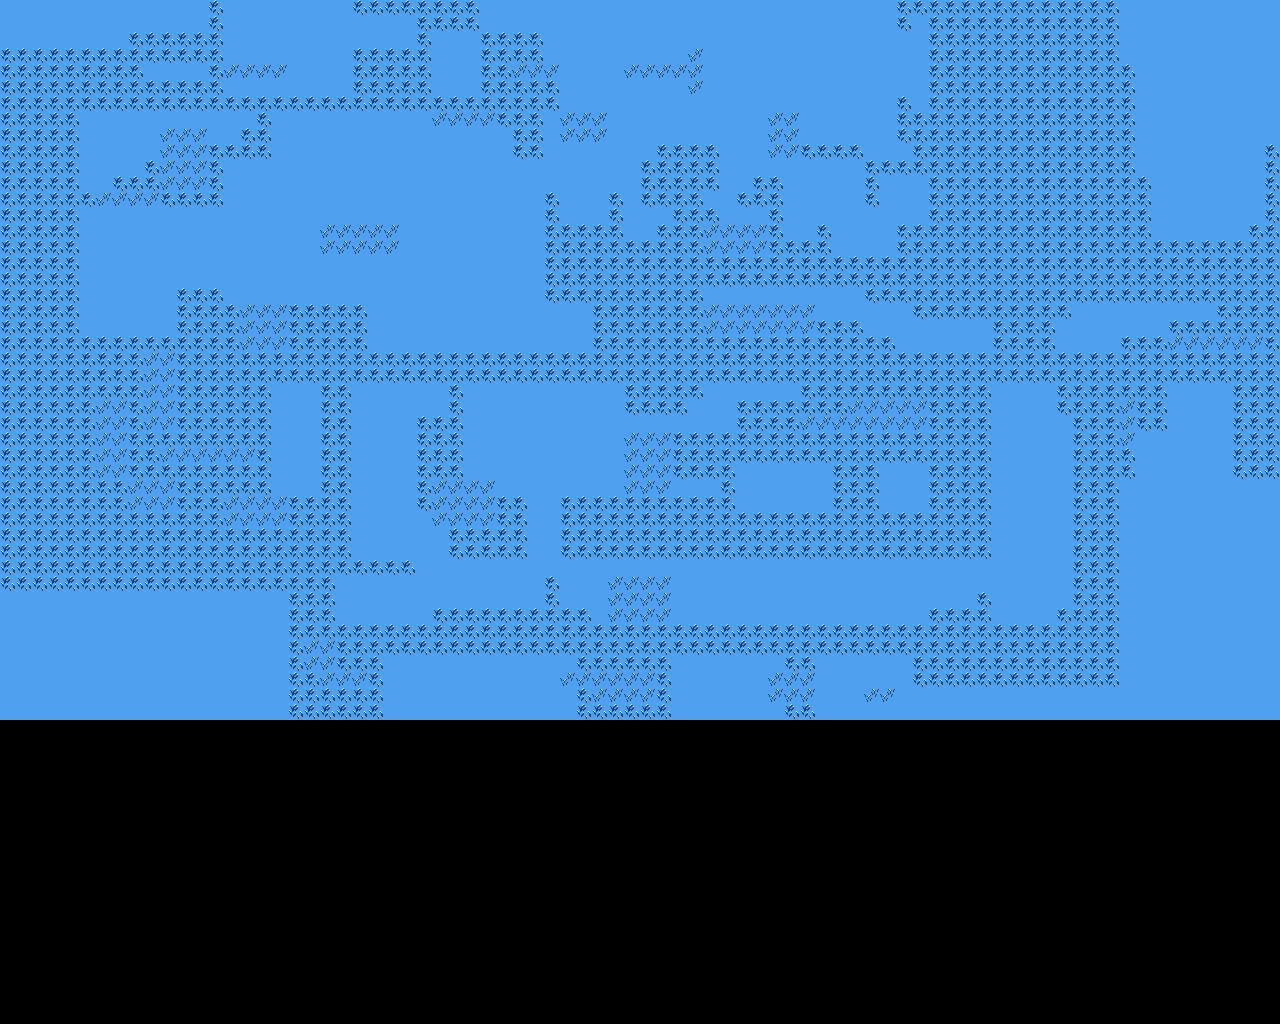

Below is a game level as drawn by its tile map, then a one-line description and the .tmx that defines it (tile-layer data replaced by summaries):
An orthogonal 80x64 tile map with 16x16 px tiles, 1 tile layer (BackgroundBlue).

<map height="64" orientation="orthogonal" tileheight="16" tilewidth="16" version="1.0" width="80">
    <tileset firstgid="1" margin="0" name="BackgroundBlue" spacing="0" tileheight="16" tilewidth="16">
        <image height="128" source="BackgroundBlue.png" width="128" />
    </tileset>
    <layer height="64" name="BackgroundBlue" width="80">
        <data>[5120 cells, 3600 non-empty, 3 distinct tile ids]</data>
    </layer>
</map>
